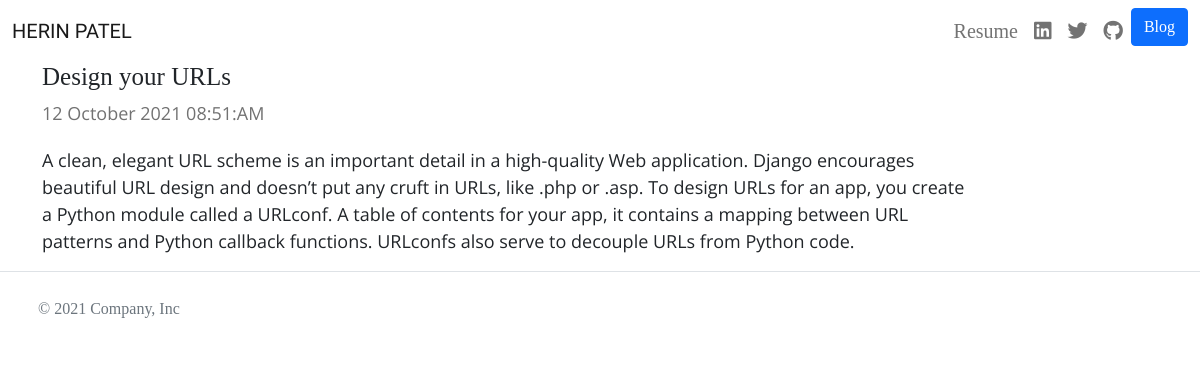
Page /blog/3/ on the committed database.
### blog/models.py (models this page shows, shortened)
class BlogModel(models.Model):
    blog_title = models.CharField(max_length=200)
    blog_description = models.TextField()
    blog_date = models.DateTimeField(auto_now_add=True)

### blog/views.py (the view)
# urls.py: path('<int:blog_id>/',views.detail,name='detail'),
def detail(request, blog_id):
    blog = get_object_or_404(BlogModel, pk=blog_id)
    return render(request, 'blogs/detail.html',{'blog':blog})

### blog/templates/blogs/detail.html
{% extends 'portfolio/base.html'%}
{% block content %}
    {% load static %}
    <article class="blog-post col-lg-10">
      <h2 class="blog-post-title">{{ blog.blog_title }}</h2>
      <p class="blog-post-meta">{{ blog.blog_date|date:"d F Y h:i:A" }}</p>
      <p>{{ blog.blog_description }}</p>
    </article>
{% endblock %}

### portfolio/static/css/style.css (style rules this page uses)
body { font-family: 'Libre Baskerville', serif; }
.blog-post-title { font-size: 25px; }
.blog-post-meta { margin-bottom: 1.25rem; font-family: 'Open Sans', sans-serif; font-size: 14px; color: #727272; }
.blog-post p { font-family: 'Open Sans', sans-serif; font-size: 18px; }

### rows in the picture
BlogModel: blog_title "Design your URLs", blog_date "12 October 2021 08:51:AM", blog_description "A clean, elegant URL scheme is an important detail in a high-quality Web application. Django encourages beautiful URL design and doesn’t put any cruft in URLs, like .php or .asp. To design URLs for an app, you create a Python module called a URLconf. A table of contents for your app, it contains a mapping between URL patterns and Python callback functions. URLconfs also serve to decouple URLs from Python code."
